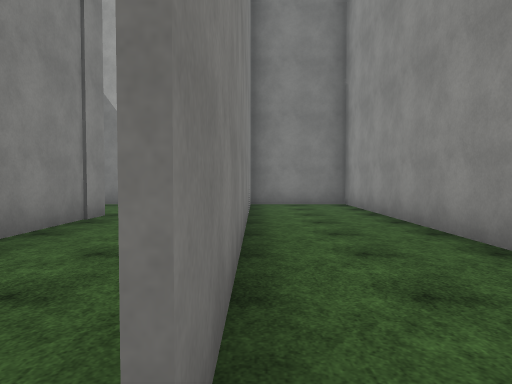
view 1 (above)

24 first-person views from a walk through a 3-D level made in the Unity game engine. The camera is 1.4 m above the floor, tilts 2° down and sees 70° across. The floor is counted in squares, 2 m on a side. Each view is taken from the middle of a square. On the plan, view 1 faces up. The plan holds only what a view shows up to about 11 squares ahead; the rest is blank. The place goes on beyond the plan. The player character is not drawn. Surface patterns are stand-ins for the level's own textures.

view 2
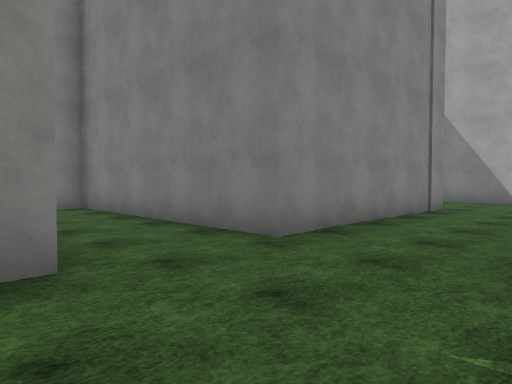

view 3
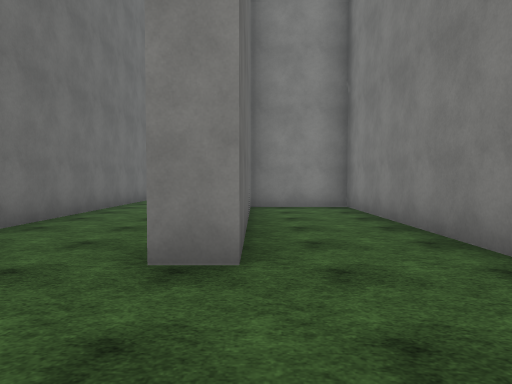

view 4
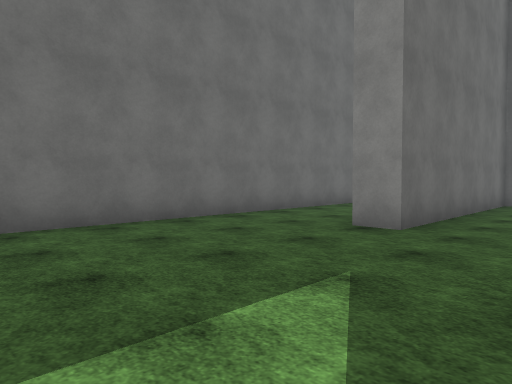

view 5
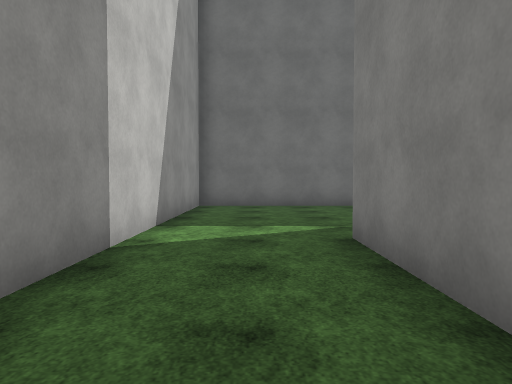

view 6
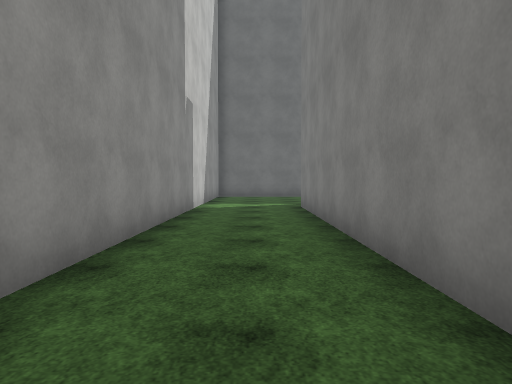

view 7
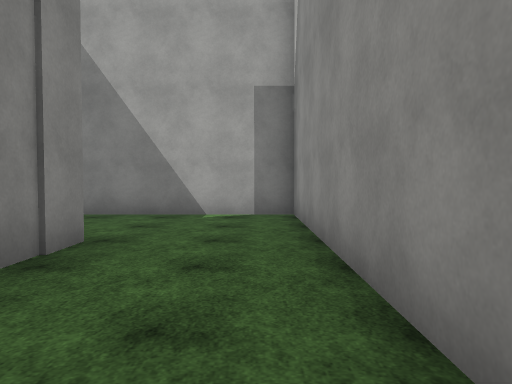

view 8
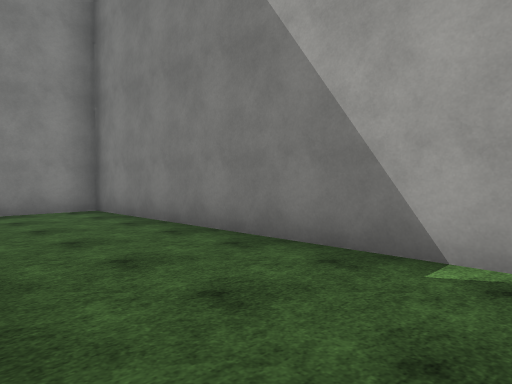

view 9
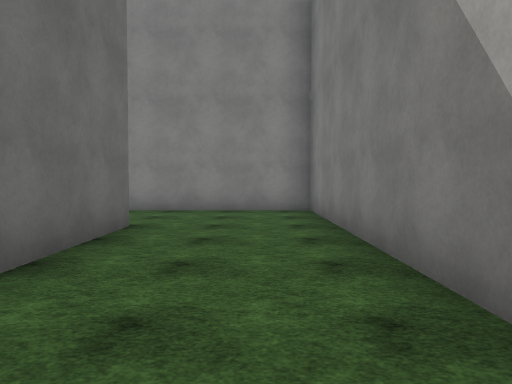

view 10
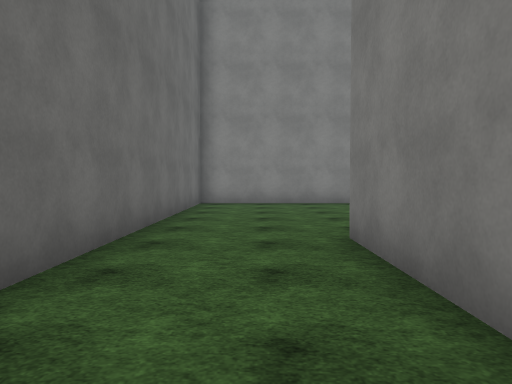

view 11
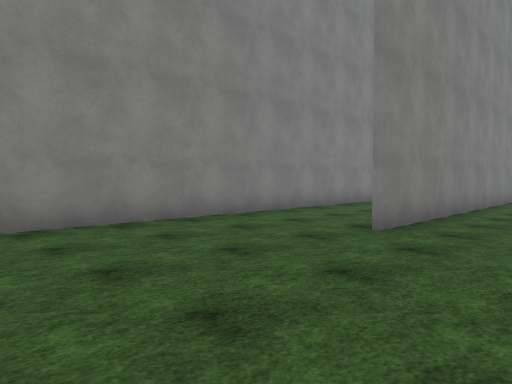

view 12
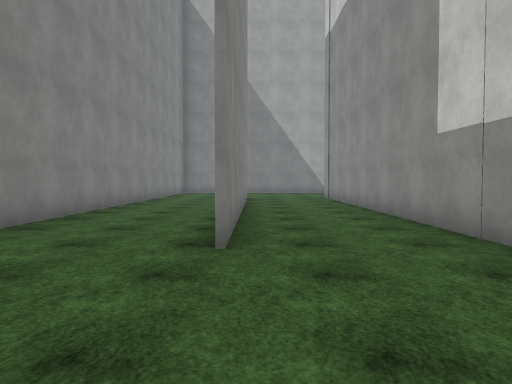

view 13
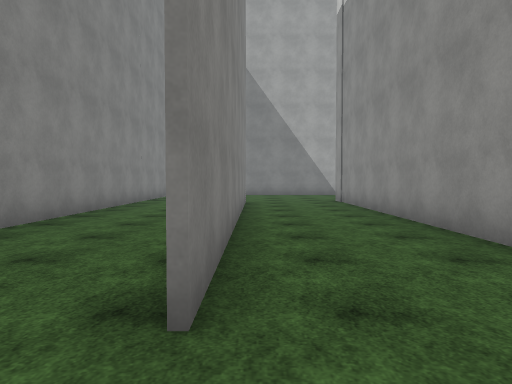

view 14
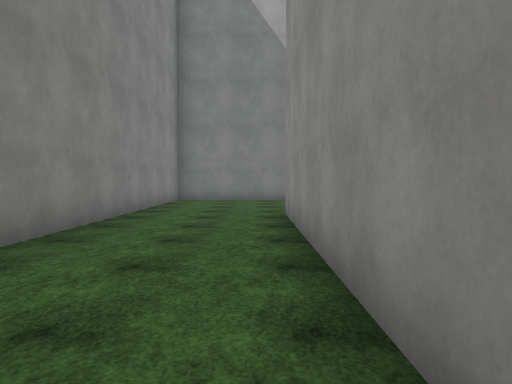

view 15
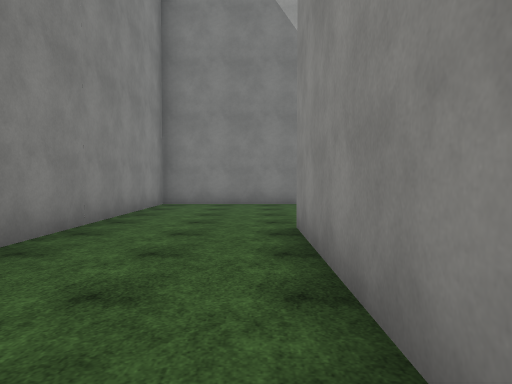

view 16
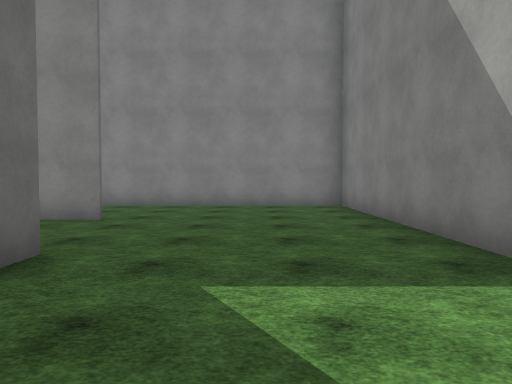

view 17
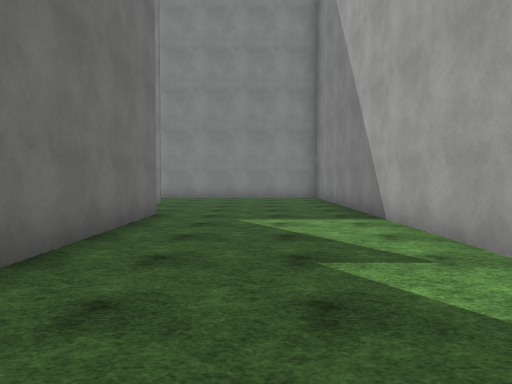

view 18
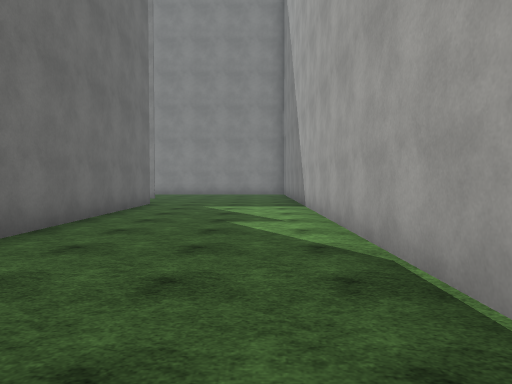

view 19
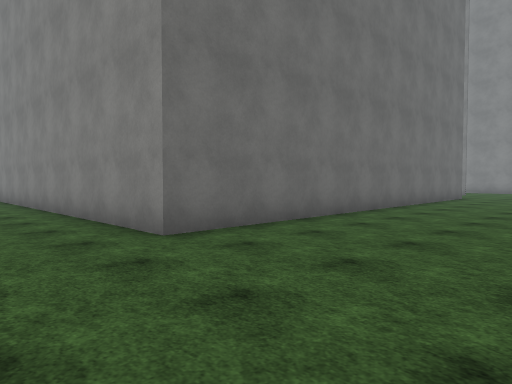

view 20
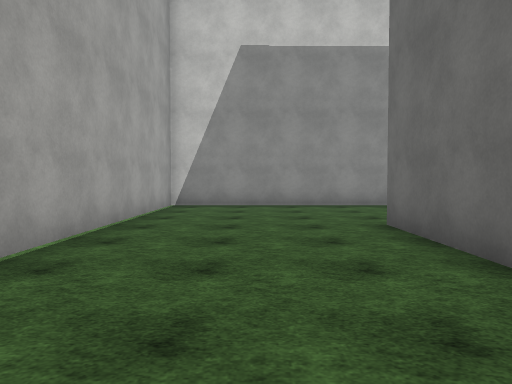

view 21
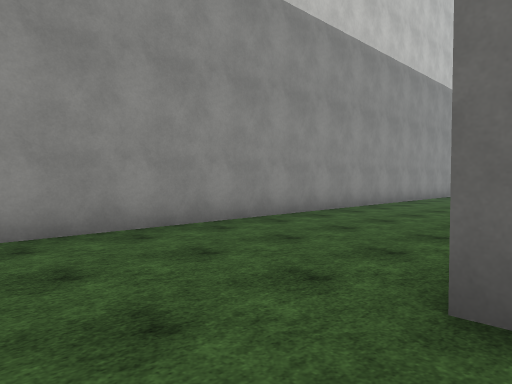

view 22
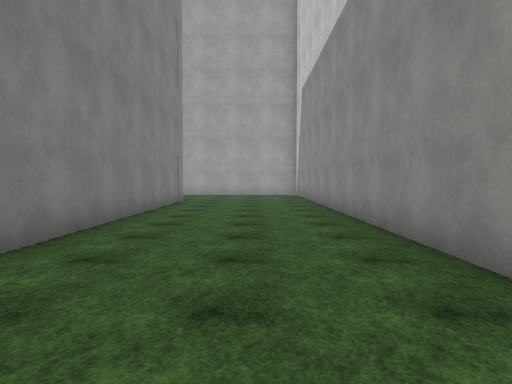

view 23
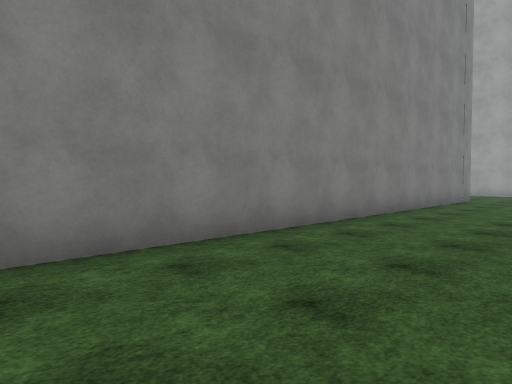

view 24
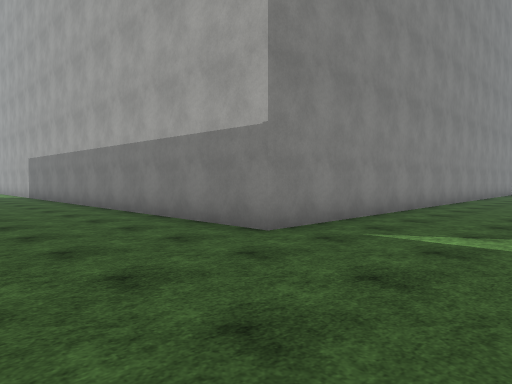

### Floor plan
Points are (right, up) in squares from view 1. A wall is a line through its corners. A room is listed if a view was taken in it or the views show most of it. See-through windows are left out.
Room 1 (views 1, 2, 3, 4, 5, 6, 7, 8, 9, 10, 11)
walls: (-0.2, 4) (-0.2, 10.2); (-3, 7.1) (-3, 1.3) (-9.2, 1.3) (-9.2, -1.1) (-3, -1.1) (-3, -2); (-6.5, 7.1) (-3.6, 7.1); (-6.5, -1.9) (-9.4, -1.9); (-0.2, 9.5) (-0.2, 0.6); (-10.4, -4.6) (2.5, -4.6) (2.5, 10.2) (-9.2, 10.2) (-9.2, 6.1)
ways out: opening at (-9.5, -3.5) to room 2
Room 2 (views 12, 13, 14, 15, 16, 17, 18, 19, 20, 21, 22, 23, 24)
walls: (-9.3, 0.8) (-9.3, 10); (-12.4, 3.8) (-12.4, 10.2); (-12.3, 10.4) (-12.3, 0.6); (-9.5, 11) (2.6, 11) (2.6, -5.4) (-6, -5.4); (6.8, 1.5) (6.8, 15.3) (-15.6, 15.3) (-15.6, -4.6) (-10.4, -4.6)
ways out: opening at (-9.5, -3.5) to room 1

Where each view was taken, in squares from view 1:
view 1: 0 up, 0 right, facing up
view 2: 2 down, 0 right, facing up-left
view 3: 1 down, 0 right, facing left
view 4: 1 up, 2 right, facing down-left
view 5: 5 up, 1 right, facing down
view 6: 10 up, 1 right, facing down
view 7: 3 up, 1 left, facing up
view 8: 7 up, 1 left, facing up-left
view 9: 9 up, 1 left, facing left
view 10: 3 down, 5 left, facing left
view 11: 4 down, 10 left, facing up-left
view 12: 3 down, 12 left, facing up
view 13: 1 down, 12 left, facing up
view 14: 3 up, 13 left, facing up
view 15: 5 up, 13 left, facing up
view 16: 13 up, 6 left, facing left
view 17: 13 up, 2 left, facing left
view 18: 14 up, 1 right, facing left
view 19: 15 up, 5 right, facing down-left
view 20: 13 up, 3 left, facing right
view 21: 13 up, 2 right, facing down-right
view 22: 1 down, 5 right, facing up
view 23: 2 down, 6 right, facing up-left
view 24: 9 down, 6 right, facing up-left
